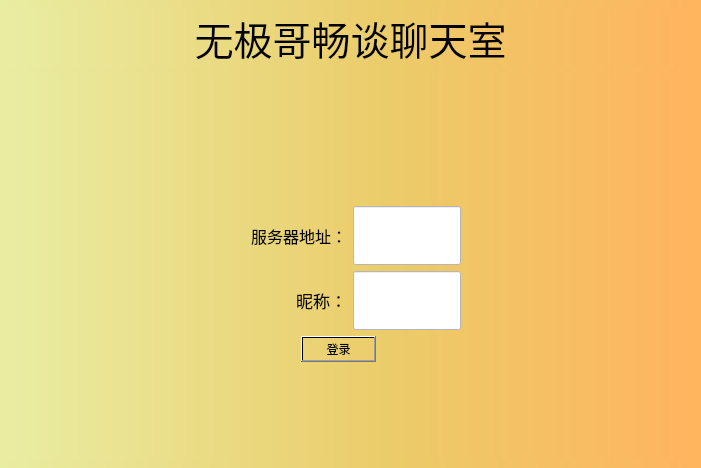
<?xml version="1.0" encoding="UTF-8"?>
<ui version="4.0">
 <class>MainWindow</class>
 <widget class="QMainWindow" name="MainWindow">
  <property name="geometry">
   <rect>
    <x>0</x>
    <y>0</y>
    <width>701</width>
    <height>468</height>
   </rect>
  </property>
  <property name="windowTitle">
   <string>MainWindow</string>
  </property>
  <property name="styleSheet">
   <string notr="true">background-color: qlineargradient(spread:pad, x1:0, y1:0, x2:1, y2:0, stop:0 rgba(233, 237, 162, 255), stop:0.549811 rgba(235, 204, 106, 255), stop:1 rgba(255, 180, 94, 255));</string>
  </property>
  <widget class="QWidget" name="centralwidget">
   <layout class="QGridLayout" name="gridLayout">
    <item row="0" column="0">
     <widget class="QLabel" name="label">
      <property name="font">
       <font>
        <family>字魂白鸽天行体</family>
        <pointsize>29</pointsize>
       </font>
      </property>
      <property name="text">
       <string>无极哥畅谈聊天室</string>
      </property>
      <property name="alignment">
       <set>Qt::AlignmentFlag::AlignCenter</set>
      </property>
     </widget>
    </item>
    <item row="1" column="0">
     <widget class="QStackedWidget" name="stackedWidget">
      <property name="currentIndex">
       <number>1</number>
      </property>
      <widget class="QWidget" name="chatPage_2">
       <layout class="QGridLayout" name="gridLayout_5">
        <item row="0" column="0">
         <layout class="QVBoxLayout" name="verticalLayout_5">
          <item>
           <layout class="QHBoxLayout" name="horizontalLayout_6">
            <item>
             <widget class="QTextEdit" name="roomTextEdit">
              <property name="styleSheet">
               <string notr="true">background-color: rgb(255, 255, 255);</string>
              </property>
             </widget>
            </item>
            <item>
             <widget class="QListWidget" name="userList">
              <property name="maximumSize">
               <size>
                <width>120</width>
                <height>16777215</height>
               </size>
              </property>
              <property name="styleSheet">
               <string notr="true">background-color: rgb(255, 255, 255);</string>
              </property>
             </widget>
            </item>
           </layout>
          </item>
          <item>
           <layout class="QHBoxLayout" name="horizontalLayout_7">
            <item>
             <widget class="QLineEdit" name="content">
              <property name="styleSheet">
               <string notr="true">background-color: rgb(255, 255, 255);</string>
              </property>
             </widget>
            </item>
            <item>
             <widget class="QPushButton" name="send">
              <property name="styleSheet">
               <string notr="true">background-color: rgb(255, 255, 255);</string>
              </property>
              <property name="text">
               <string>发送</string>
              </property>
             </widget>
            </item>
            <item>
             <widget class="QPushButton" name="logoutBtn_2">
              <property name="styleSheet">
               <string notr="true">background-color: rgb(255, 255, 255);
</string>
              </property>
              <property name="text">
               <string>退出</string>
              </property>
             </widget>
            </item>
           </layout>
          </item>
         </layout>
        </item>
       </layout>
      </widget>
      <widget class="QWidget" name="loginPage_2">
       <layout class="QGridLayout" name="gridLayout_6">
        <item row="0" column="0">
         <layout class="QVBoxLayout" name="verticalLayout_7">
          <item>
           <spacer name="verticalSpacer_4">
            <property name="orientation">
             <enum>Qt::Orientation::Vertical</enum>
            </property>
            <property name="sizeType">
             <enum>QSizePolicy::Policy::Expanding</enum>
            </property>
            <property name="sizeHint" stdset="0">
             <size>
              <width>19</width>
              <height>124</height>
             </size>
            </property>
           </spacer>
          </item>
          <item>
           <layout class="QHBoxLayout" name="horizontalLayout_9">
            <item>
             <spacer name="horizontalSpacer_7">
              <property name="orientation">
               <enum>Qt::Orientation::Horizontal</enum>
              </property>
              <property name="sizeType">
               <enum>QSizePolicy::Policy::Expanding</enum>
              </property>
              <property name="sizeHint" stdset="0">
               <size>
                <width>81</width>
                <height>20</height>
               </size>
              </property>
             </spacer>
            </item>
            <item>
             <layout class="QHBoxLayout" name="horizontalLayout_8">
              <item>
               <layout class="QVBoxLayout" name="verticalLayout_6">
                <item>
                 <widget class="QLabel" name="label_4">
                  <property name="sizePolicy">
                   <sizepolicy hsizetype="Expanding" vsizetype="Expanding">
                    <horstretch>0</horstretch>
                    <verstretch>0</verstretch>
                   </sizepolicy>
                  </property>
                  <property name="font">
                   <font>
                    <pointsize>12</pointsize>
                   </font>
                  </property>
                  <property name="styleSheet">
                   <string notr="true">background-color: qlineargradient(spread:pad, x1:0, y1:0, x2:1, y2:1, stop:0 rgba(0, 0, 0, 0), stop:1 rgba(255, 255, 255, 0));</string>
                  </property>
                  <property name="text">
                   <string>服务器地址：</string>
                  </property>
                  <property name="alignment">
                   <set>Qt::AlignmentFlag::AlignRight|Qt::AlignmentFlag::AlignTrailing|Qt::AlignmentFlag::AlignVCenter</set>
                  </property>
                 </widget>
                </item>
                <item>
                 <widget class="QLabel" name="label_5">
                  <property name="sizePolicy">
                   <sizepolicy hsizetype="Expanding" vsizetype="Expanding">
                    <horstretch>0</horstretch>
                    <verstretch>0</verstretch>
                   </sizepolicy>
                  </property>
                  <property name="font">
                   <font>
                    <pointsize>13</pointsize>
                   </font>
                  </property>
                  <property name="styleSheet">
                   <string notr="true">background-color: qlineargradient(spread:pad, x1:0, y1:0, x2:1, y2:1, stop:0 rgba(0, 0, 0, 0), stop:1 rgba(255, 255, 255, 0));</string>
                  </property>
                  <property name="text">
                   <string>昵称：</string>
                  </property>
                  <property name="alignment">
                   <set>Qt::AlignmentFlag::AlignRight|Qt::AlignmentFlag::AlignTrailing|Qt::AlignmentFlag::AlignVCenter</set>
                  </property>
                 </widget>
                </item>
               </layout>
              </item>
              <item>
               <layout class="QVBoxLayout" name="verticalLayout_8">
                <item>
                 <widget class="QLineEdit" name="serviceEdit_2">
                  <property name="sizePolicy">
                   <sizepolicy hsizetype="Expanding" vsizetype="Expanding">
                    <horstretch>0</horstretch>
                    <verstretch>0</verstretch>
                   </sizepolicy>
                  </property>
                  <property name="styleSheet">
                   <string notr="true">background-color: rgb(255, 255, 255);</string>
                  </property>
                 </widget>
                </item>
                <item>
                 <widget class="QLineEdit" name="nameEdit_2">
                  <property name="sizePolicy">
                   <sizepolicy hsizetype="Expanding" vsizetype="Expanding">
                    <horstretch>0</horstretch>
                    <verstretch>0</verstretch>
                   </sizepolicy>
                  </property>
                  <property name="styleSheet">
                   <string notr="true">background-color: rgb(255, 255, 255);</string>
                  </property>
                 </widget>
                </item>
               </layout>
              </item>
             </layout>
            </item>
            <item>
             <spacer name="horizontalSpacer_12">
              <property name="orientation">
               <enum>Qt::Orientation::Horizontal</enum>
              </property>
              <property name="sizeType">
               <enum>QSizePolicy::Policy::Expanding</enum>
              </property>
              <property name="sizeHint" stdset="0">
               <size>
                <width>81</width>
                <height>20</height>
               </size>
              </property>
             </spacer>
            </item>
           </layout>
          </item>
          <item>
           <layout class="QHBoxLayout" name="horizontalLayout_10">
            <item>
             <spacer name="horizontalSpacer_8">
              <property name="orientation">
               <enum>Qt::Orientation::Horizontal</enum>
              </property>
              <property name="sizeHint" stdset="0">
               <size>
                <width>40</width>
                <height>20</height>
               </size>
              </property>
             </spacer>
            </item>
            <item>
             <spacer name="horizontalSpacer_9">
              <property name="orientation">
               <enum>Qt::Orientation::Horizontal</enum>
              </property>
              <property name="sizeType">
               <enum>QSizePolicy::Policy::Minimum</enum>
              </property>
              <property name="sizeHint" stdset="0">
               <size>
                <width>130</width>
                <height>20</height>
               </size>
              </property>
             </spacer>
            </item>
            <item>
             <widget class="QPushButton" name="loginBtn_2">
              <property name="styleSheet">
               <string notr="true">background-color: qlineargradient(spread:pad, x1:0, y1:0, x2:1, y2:1, stop:0 rgba(0, 0, 0, 0), stop:1 rgba(255, 255, 255, 0));</string>
              </property>
              <property name="text">
               <string>登录</string>
              </property>
             </widget>
            </item>
            <item>
             <spacer name="horizontalSpacer_10">
              <property name="orientation">
               <enum>Qt::Orientation::Horizontal</enum>
              </property>
              <property name="sizeHint" stdset="0">
               <size>
                <width>40</width>
                <height>20</height>
               </size>
              </property>
             </spacer>
            </item>
            <item>
             <spacer name="horizontalSpacer_11">
              <property name="orientation">
               <enum>Qt::Orientation::Horizontal</enum>
              </property>
              <property name="sizeHint" stdset="0">
               <size>
                <width>40</width>
                <height>20</height>
               </size>
              </property>
             </spacer>
            </item>
           </layout>
          </item>
          <item>
           <spacer name="verticalSpacer_6">
            <property name="orientation">
             <enum>Qt::Orientation::Vertical</enum>
            </property>
            <property name="sizeType">
             <enum>QSizePolicy::Policy::Minimum</enum>
            </property>
            <property name="sizeHint" stdset="0">
             <size>
              <width>35</width>
              <height>88</height>
             </size>
            </property>
           </spacer>
          </item>
         </layout>
        </item>
       </layout>
      </widget>
     </widget>
    </item>
   </layout>
  </widget>
 </widget>
 <resources/>
 <connections/>
</ui>
